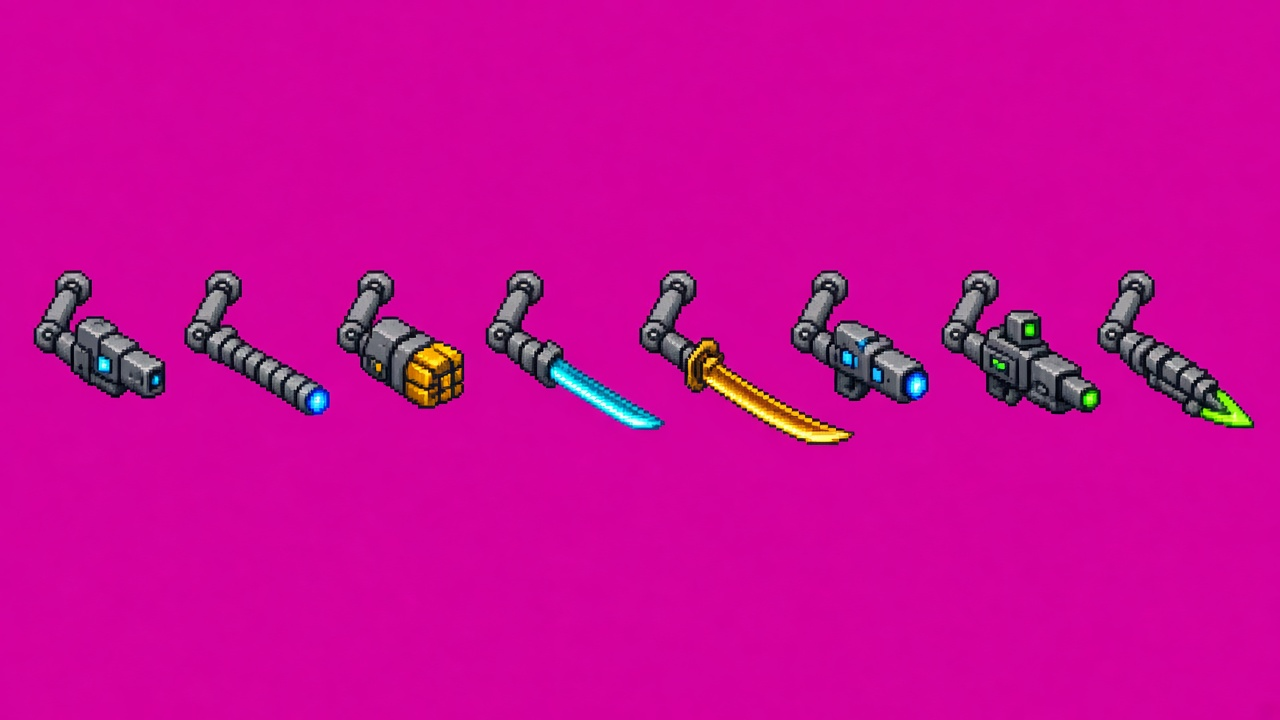
#> input picture internal/art-samples-pipeline/src/src-agile-arms.jpg, 1280 x 720 px
$ python -i pixelkit.py   (imports and definitions only)
#> lines starting #> are read from the running program, lines starting #| are printed output that depends on the picture
"""Cyber-X Caves+ v4 像素后处理工具库：
24 色色相偏移精炼色板（冷靛蓝暗部 → 冰银/暖金亮部）+ 双阶平涂色块归并（Pixel Clustering）+ 孤立单像素噪点清除。"""
from __future__ import annotations

import os

import numpy as np
from PIL import Image, ImageDraw, ImageFont
from scipy import ndimage

ROOT = os.path.dirname(os.path.abspath(__file__))
SRC = os.path.join(ROOT, "src")
BUILD = os.path.join(ROOT, "build")
OUT = os.path.abspath(os.path.join(ROOT, "..", "..", "media", "art-samples"))
FONT_CJK = "/usr/share/fonts/truetype/wqy/wqy-microhei.ttc"
FONT_MONO = "/usr/share/fonts/truetype/macos/JetBrainsMono-Regular.ttf"


def hx(s: str) -> tuple[int, int, int]:
    s = s.lstrip("#")
    return tuple(int(s[i:i + 2], 16) for i in (0, 2, 4))


# 锁定 24 色色相偏移主色板（7 组短色阶，暗部统一向 224°~228° 冷靛蓝偏移，高光向冰银/暖金偏移，剔除泥泞过渡杂色）
PAL = {
    # 1. 环境与墨线（5）：平静低噪深靛灰底板（地面明度 ≤19%）
    "E0": "#080a11", "E1": "#101522", "E2": "#171f30", "E6": "#2b3650", "ST": "#455373",
    # 2. 机甲冷钢（4）：角色本体仅用 B2（冷钴暗面）+ B3（冰银亮面）双阶大色块平涂！
    "B1": "#2c3650", "B2": "#465575", "B3": "#96a8c4", "B4": "#d6e0ee",
    # 3. 导电与积水青蓝（4）：群青 → 电弧青 → 电芯白
    "WA": "#122459", "WAL": "#2458ab", "CY": "#3be4ff", "WB": "#e2fcff",
    # 4. 极寒冰面（2）：降饱和钢青色，不抢角色 C2 霓虹主权
    "IC": "#3b6b8c", "ICL": "#9ad6f0",
    # 5. 骇客光学翠绿（2）
    "GRD": "#1c8259", "GR": "#4ef595",
    # 6. 橙装 / 货舱 / 工业暖金橙（4）：焦痕 → 暗锈 → 传奇橙 → 暖金
    "SC": "#361612", "ORD": "#993b17", "OR": "#ff8c1a", "ORL": "#ffe066",
    # 7. 红温 / 护目镜猩红与火舌（3）
    "RDD": "#8c1d45", "RD": "#ff335c", "FI": "#ff5526",
}
# [1 line not run here, left out]
PAL_RGB = {k: hx(v) for k, v in PAL.items()}

GREY_RAMP = ["B1", "B2", "B3", "B4"]
INK = "E0"
COLOR_KEYS = ["CY", "WB", "GR", "GRD", "RD", "RDD", "OR", "ORL", "ORD", "IC", "ICL", "FI"]
NEON_KEYS = {"CY", "WB", "GR", "RD", "OR", "ORL", "FI", "ICL"}
NEON_SET = {PAL_RGB[k] for k in NEON_KEYS}


def palette_array(keys):
    return np.array([PAL_RGB[k] for k in keys], dtype=np.float32)


# [13 lines left out: functions nearest, is_color_in, not called in this run]


def load(path: str) -> np.ndarray:
    return np.asarray(Image.open(path).convert("RGB")).astype(np.float32)


def magenta_bg_mask(rgb: np.ndarray) -> np.ndarray:
    r, g, b = rgb[..., 0], rgb[..., 1], rgb[..., 2]
    return (np.minimum(r, b) - g) > 60


# [5 lines left out: function hsv_arrays, not called in this run]


def find_parts(rgb: np.ndarray, min_area=1500, dilate=7):
    """返回按行（y 聚类）再按 x 排序的部件包围盒列表。"""
    fg = ~magenta_bg_mask(rgb)
    fg = ndimage.binary_opening(fg, iterations=1)
    lab, _ = ndimage.label(ndimage.binary_dilation(fg, iterations=dilate))
    boxes = []
    for i, sl in enumerate(ndimage.find_objects(lab), start=1):
        area = int(((lab[sl] == i) & fg[sl]).sum())
        if area >= min_area:
            boxes.append((sl[1].start, sl[0].start, sl[1].stop, sl[0].stop))
    boxes.sort(key=lambda b: (b[1] + b[3]) / 2)
    rows, cur = [], []
    for b in boxes:
        if cur and (b[1] + b[3]) / 2 - (cur[-1][1] + cur[-1][3]) / 2 > 80:
            rows.append(cur)
            cur = []
        cur.append(b)
    if cur:
        rows.append(cur)
    return [sorted(r, key=lambda b: b[0]) for r in rows], fg


def _box_resize(arr: np.ndarray, size) -> np.ndarray:
    return np.asarray(Image.fromarray(arr.astype(np.float32), mode="F").resize(size, Image.BOX))


# [163 lines left out: functions downscale_part, despeckle_binary, cluster_part, quantize_part, wrap_exterior_outline, despeckle_tile and 2 more, not called in this run]


def save_rgba(arr: np.ndarray, path: str):
    os.makedirs(os.path.dirname(path), exist_ok=True)
    Image.fromarray(arr, "RGBA").save(path)


def load_rgba(path: str) -> np.ndarray:
    return np.asarray(Image.open(path).convert("RGBA")).copy()


def up(img: Image.Image, k: int) -> Image.Image:
    return img.resize((img.width * k, img.height * k), Image.NEAREST)


# [13 lines left out: function paste, not called in this run]


def font(size, mono=False):
    return ImageFont.truetype(FONT_MONO if mono else FONT_CJK, size)


# [14 lines left out: functions text, palette_audit, not called in this run]

>>> import cv2
>>> picture = cv2.imread('src/src-agile-arms.jpg', cv2.IMREAD_GRAYSCALE)
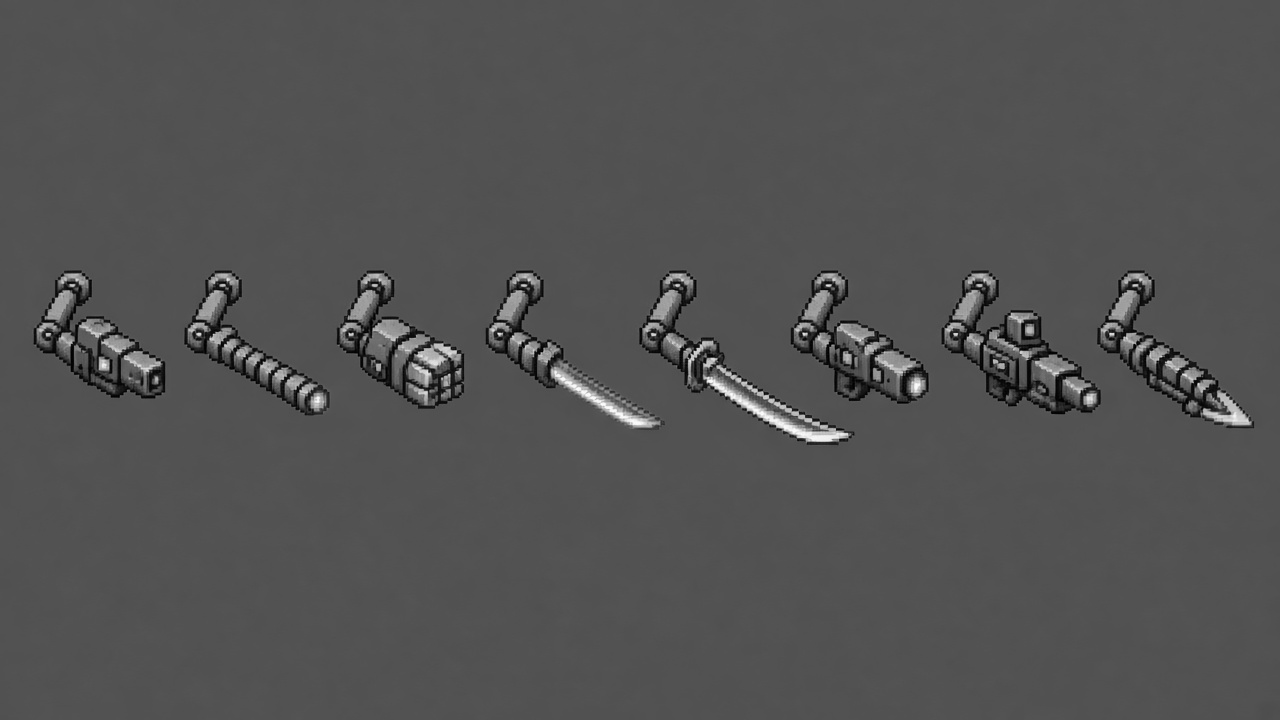
#> picture: shape (720, 1280); min 0, max 255, mean 82.3
>>> result = find_parts(picture)
#> in magenta_bg_mask, `r, g, b = rgb[..., 0], rgb[..., 1], rgb[..., 2]`: r = 720 values, max 84 at index 531, min 80 at index 121, mean 81.54; g = 720 values, max 83 at index 194, min 80 at index 121, mean 81.54; b = 720 values, max 83 at index 195, min 80 at index 88, mean 81.55
#> in find_parts, `lab, _ = ndimage.label(ndimage.binary_dilation(fg, iterations=dilate))`: lab = 720 values from 1 to 1
#> the loop in find_parts, `for i, sl in enumerate(ndimage.find_objects(lab), start=1):` made 1 pass
#> (i, area) on pass 1: (1, 687)
#> after the loop in find_parts, `for i, sl in enumerate(ndimage.find_objects(lab), start=1):`: boxes = []
